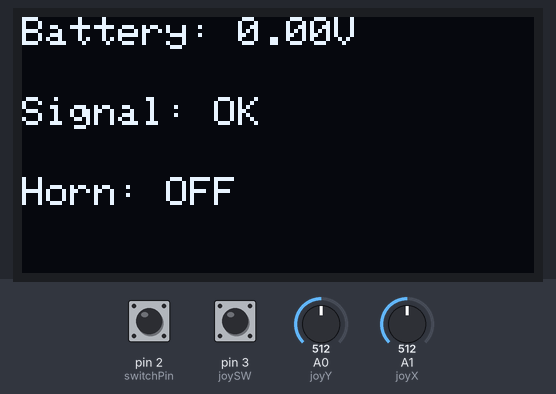
Recording of a sketch running on a simulated Arduino Uno, built with avr-gcc and run on an emulated ATmega328P. Parts: 128×64 one-colour display. Inputs (shaded band) come from the test bench; at power-on: pin 3 (joySW) HIGH, pin 2 (switchPin) HIGH, A0 (joyY) = 512, A1 (joyX) = 512. No radio packets arrive unless stated.

Above: at 0.31 s.
At 1.2 s:
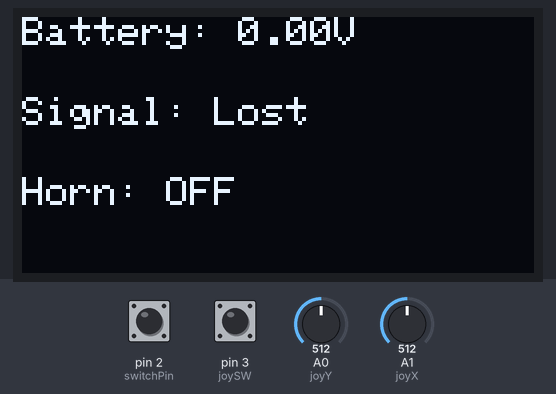
1.3 s: pin 3 (joySW) pulled LOW for 0.15 s
At 1.46 s:
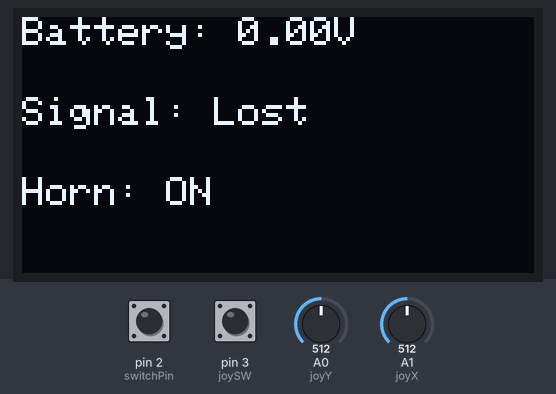
3.0 s: pin 3 (joySW) pulled LOW for 3.2 s
Timing chart, 0 to 6.0 s (numbered marks = the images above; inputs shaded):
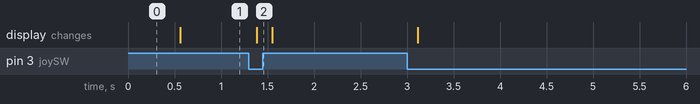

The sketch:

transmitter-nopwm.ino
```cpp
#include <SPI.h>
#include <RF24.h>
#include <Wire.h>
#include <Adafruit_GFX.h>
#include <Adafruit_SSD1306.h>

// OLED
#define SCREEN_WIDTH 128
#define SCREEN_HEIGHT 64
Adafruit_SSD1306 display(SCREEN_WIDTH, SCREEN_HEIGHT, &Wire, -1);

// RF
RF24 radio(9, 10);
const byte txAddr[6] = "NODE1";
const byte rxAddr[6] = "NODE2";

// DATA
struct TXData {
  int speed;
  int turn;
  bool lights;
  bool horn;
};

struct RXData {
  float battery;
  int signal;
};

TXData txData;
RXData rxData;

// JOYSTICK
const int joyX = A1;
const int joyY = A0;
const int joySW = 3;

// SWITCH
const int switchPin = 2;

unsigned long lastReceiveTime = 0;

void setup() {
  pinMode(switchPin, INPUT_PULLUP);
  pinMode(joySW, INPUT_PULLUP);

  Wire.begin();

  display.begin(SSD1306_SWITCHCAPVCC, 0x3C);
  display.clearDisplay();

  radio.begin();
  radio.setChannel(108);
  radio.setDataRate(RF24_250KBPS);

  radio.setPALevel(RF24_PA_LOW);
  radio.setRetries(5, 15);
  radio.enableAckPayload();
  radio.enableDynamicPayloads();

  radio.openWritingPipe(txAddr);
  radio.openReadingPipe(1, rxAddr);

  radio.stopListening();
}

void loop() {
  int x = analogRead(joyX);
  int y = analogRead(joyY);

  // DEAD ZONE
  if (x > 480 && x < 540) x = 512;
  if (y > 480 && y < 540) y = 512;

  txData.speed = map(y, 0, 1023, -255, 255);
  txData.turn = map(x, 0, 1023, -255, 255);

  txData.lights = (digitalRead(switchPin) == LOW);
  txData.horn = (digitalRead(joySW) == LOW);

  bool ok = radio.write(&txData, sizeof(txData));

  if (ok && radio.isAckPayloadAvailable()) {
    radio.read(&rxData, sizeof(rxData));
    lastReceiveTime = millis();
  }

  bool signalLost = (millis() - lastReceiveTime > 500);

  display.clearDisplay();

  display.setCursor(0, 0);
  display.print("Battery: ");
  display.print(rxData.battery, 2);
  display.println("V");

  display.setCursor(0, 20);
  display.print("Signal: ");
  display.println((ok && !signalLost) ? "OK" : "Lost");

  display.setCursor(0, 40);
  display.print("Horn: ");
  display.println(txData.horn ? "ON" : "OFF");

  display.display();

  delay(50);
}
```

Measured:
- after the input at 1.3 s, the display: changes after 0.08 s (image 2)
